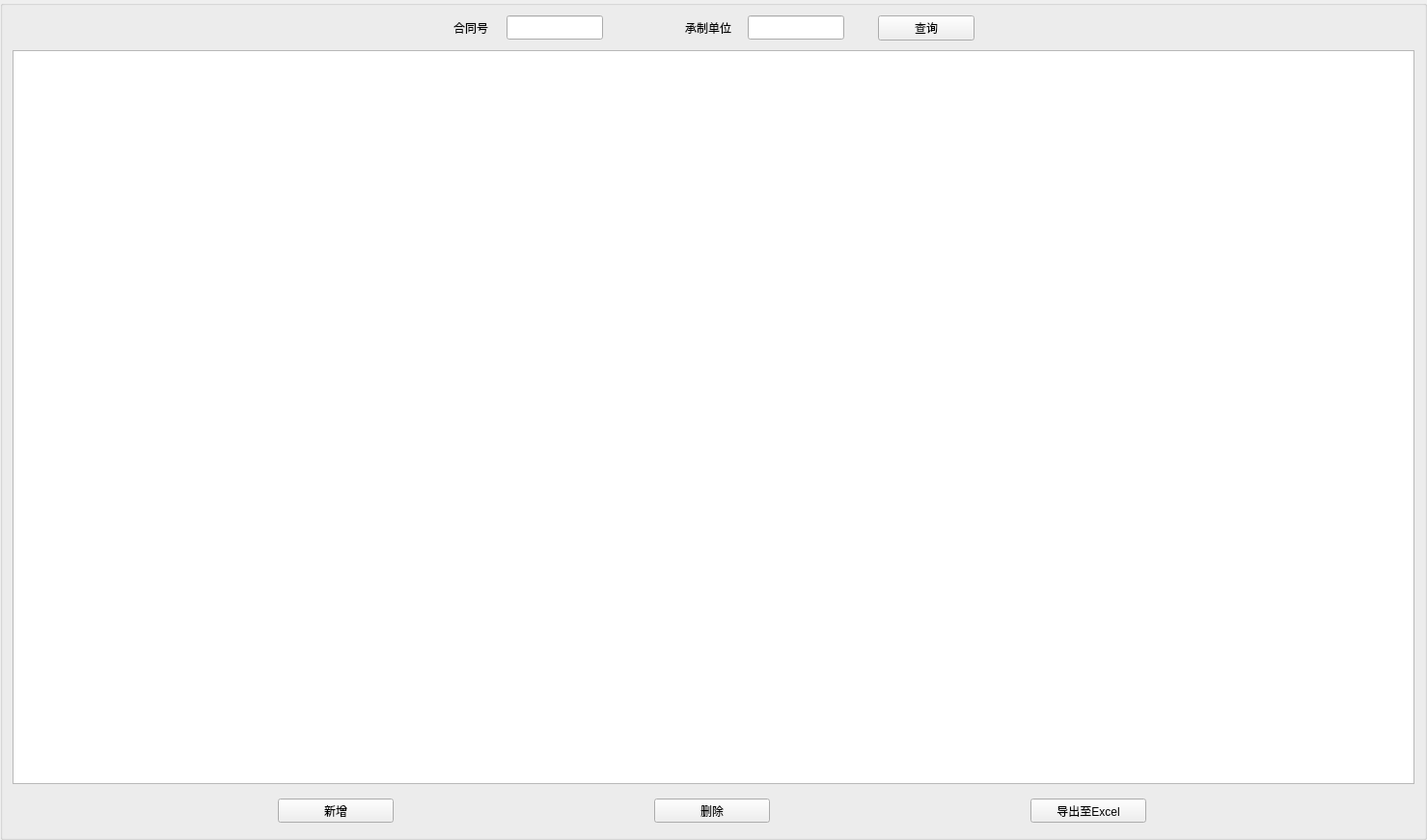
<?xml version="1.0" encoding="UTF-8"?>
<ui version="4.0">
 <class>Form</class>
 <widget class="QWidget" name="Form">
  <property name="geometry">
   <rect>
    <x>0</x>
    <y>0</y>
    <width>1479</width>
    <height>871</height>
   </rect>
  </property>
  <property name="windowTitle">
   <string>阵地工程</string>
  </property>
  <layout class="QHBoxLayout" name="horizontalLayout_5">
   <property name="spacing">
    <number>0</number>
   </property>
   <property name="leftMargin">
    <number>0</number>
   </property>
   <property name="topMargin">
    <number>0</number>
   </property>
   <property name="rightMargin">
    <number>0</number>
   </property>
   <property name="bottomMargin">
    <number>0</number>
   </property>
   <item>
    <widget class="QGroupBox" name="groupBox_2">
     <property name="title">
      <string/>
     </property>
     <layout class="QGridLayout" name="gridLayout_2">
      <property name="leftMargin">
       <number>10</number>
      </property>
      <property name="topMargin">
       <number>0</number>
      </property>
      <property name="rightMargin">
       <number>10</number>
      </property>
      <property name="bottomMargin">
       <number>0</number>
      </property>
      <property name="spacing">
       <number>0</number>
      </property>
      <item row="0" column="1">
       <layout class="QVBoxLayout" name="verticalLayout_2">
        <property name="spacing">
         <number>0</number>
        </property>
        <item>
         <spacer name="horizontalSpacer_9">
          <property name="orientation">
           <enum>Qt::Horizontal</enum>
          </property>
          <property name="sizeHint" stdset="0">
           <size>
            <width>40</width>
            <height>10</height>
           </size>
          </property>
         </spacer>
        </item>
        <item>
         <layout class="QGridLayout" name="gridLayout">
          <property name="spacing">
           <number>5</number>
          </property>
          <item row="2" column="8">
           <widget class="QPushButton" name="pb_select">
            <property name="minimumSize">
             <size>
              <width>100</width>
              <height>25</height>
             </size>
            </property>
            <property name="text">
             <string>查询</string>
            </property>
           </widget>
          </item>
          <item row="2" column="0">
           <spacer name="horizontalSpacer_4">
            <property name="orientation">
             <enum>Qt::Horizontal</enum>
            </property>
            <property name="sizeHint" stdset="0">
             <size>
              <width>40</width>
              <height>20</height>
             </size>
            </property>
           </spacer>
          </item>
          <item row="2" column="2">
           <widget class="QLineEdit" name="le_contactNo">
            <property name="sizePolicy">
             <sizepolicy hsizetype="Maximum" vsizetype="Fixed">
              <horstretch>0</horstretch>
              <verstretch>0</verstretch>
             </sizepolicy>
            </property>
            <property name="minimumSize">
             <size>
              <width>100</width>
              <height>25</height>
             </size>
            </property>
            <property name="maximumSize">
             <size>
              <width>100</width>
              <height>25</height>
             </size>
            </property>
           </widget>
          </item>
          <item row="2" column="5">
           <spacer name="horizontalSpacer_11">
            <property name="orientation">
             <enum>Qt::Horizontal</enum>
            </property>
            <property name="sizeType">
             <enum>QSizePolicy::Maximum</enum>
            </property>
            <property name="sizeHint" stdset="0">
             <size>
              <width>10</width>
              <height>10</height>
             </size>
            </property>
           </spacer>
          </item>
          <item row="2" column="6">
           <widget class="QLineEdit" name="le_Unit">
            <property name="sizePolicy">
             <sizepolicy hsizetype="Maximum" vsizetype="Fixed">
              <horstretch>0</horstretch>
              <verstretch>0</verstretch>
             </sizepolicy>
            </property>
            <property name="maximumSize">
             <size>
              <width>100</width>
              <height>25</height>
             </size>
            </property>
           </widget>
          </item>
          <item row="2" column="7">
           <spacer name="horizontalSpacer_3">
            <property name="orientation">
             <enum>Qt::Horizontal</enum>
            </property>
            <property name="sizeType">
             <enum>QSizePolicy::Fixed</enum>
            </property>
            <property name="sizeHint" stdset="0">
             <size>
              <width>30</width>
              <height>20</height>
             </size>
            </property>
           </spacer>
          </item>
          <item row="2" column="1">
           <widget class="QLabel" name="label_2">
            <property name="minimumSize">
             <size>
              <width>50</width>
              <height>25</height>
             </size>
            </property>
            <property name="maximumSize">
             <size>
              <width>100</width>
              <height>25</height>
             </size>
            </property>
            <property name="text">
             <string>合同号</string>
            </property>
           </widget>
          </item>
          <item row="2" column="3">
           <spacer name="horizontalSpacer_2">
            <property name="orientation">
             <enum>Qt::Horizontal</enum>
            </property>
            <property name="sizeType">
             <enum>QSizePolicy::Fixed</enum>
            </property>
            <property name="sizeHint" stdset="0">
             <size>
              <width>80</width>
              <height>20</height>
             </size>
            </property>
           </spacer>
          </item>
          <item row="2" column="9">
           <spacer name="horizontalSpacer_8">
            <property name="orientation">
             <enum>Qt::Horizontal</enum>
            </property>
            <property name="sizeHint" stdset="0">
             <size>
              <width>40</width>
              <height>20</height>
             </size>
            </property>
           </spacer>
          </item>
          <item row="2" column="4">
           <widget class="QLabel" name="label_3">
            <property name="sizePolicy">
             <sizepolicy hsizetype="Maximum" vsizetype="Preferred">
              <horstretch>0</horstretch>
              <verstretch>0</verstretch>
             </sizepolicy>
            </property>
            <property name="minimumSize">
             <size>
              <width>50</width>
              <height>25</height>
             </size>
            </property>
            <property name="maximumSize">
             <size>
              <width>150</width>
              <height>25</height>
             </size>
            </property>
            <property name="text">
             <string>承制单位</string>
            </property>
           </widget>
          </item>
         </layout>
        </item>
        <item>
         <spacer name="horizontalSpacer_6">
          <property name="orientation">
           <enum>Qt::Horizontal</enum>
          </property>
          <property name="sizeHint" stdset="0">
           <size>
            <width>40</width>
            <height>10</height>
           </size>
          </property>
         </spacer>
        </item>
        <item>
         <widget class="QTableWidget" name="tw_result">
          <property name="minimumSize">
           <size>
            <width>400</width>
            <height>200</height>
           </size>
          </property>
          <property name="maximumSize">
           <size>
            <width>16777215</width>
            <height>16777215</height>
           </size>
          </property>
         </widget>
        </item>
        <item>
         <spacer name="horizontalSpacer_7">
          <property name="orientation">
           <enum>Qt::Horizontal</enum>
          </property>
          <property name="sizeHint" stdset="0">
           <size>
            <width>10</width>
            <height>10</height>
           </size>
          </property>
         </spacer>
        </item>
        <item>
         <layout class="QHBoxLayout" name="horizontalLayout">
          <property name="leftMargin">
           <number>5</number>
          </property>
          <property name="topMargin">
           <number>5</number>
          </property>
          <property name="rightMargin">
           <number>5</number>
          </property>
          <property name="bottomMargin">
           <number>5</number>
          </property>
          <item>
           <widget class="QToolButton" name="tb_add">
            <property name="minimumSize">
             <size>
              <width>50</width>
              <height>25</height>
             </size>
            </property>
            <property name="maximumSize">
             <size>
              <width>120</width>
              <height>50</height>
             </size>
            </property>
            <property name="text">
             <string>新增</string>
            </property>
           </widget>
          </item>
          <item>
           <widget class="QToolButton" name="tb_del">
            <property name="minimumSize">
             <size>
              <width>50</width>
              <height>25</height>
             </size>
            </property>
            <property name="maximumSize">
             <size>
              <width>120</width>
              <height>50</height>
             </size>
            </property>
            <property name="text">
             <string>删除</string>
            </property>
           </widget>
          </item>
          <item>
           <widget class="QToolButton" name="tb_outputToExcel">
            <property name="maximumSize">
             <size>
              <width>120</width>
              <height>50</height>
             </size>
            </property>
            <property name="text">
             <string>导出至Excel</string>
            </property>
           </widget>
          </item>
         </layout>
        </item>
       </layout>
      </item>
      <item row="0" column="0">
       <widget class="QWidget" name="wg_directory" native="true">
        <property name="sizePolicy">
         <sizepolicy hsizetype="Fixed" vsizetype="Preferred">
          <horstretch>0</horstretch>
          <verstretch>0</verstretch>
         </sizepolicy>
        </property>
        <layout class="QHBoxLayout" name="horizontalLayout_4">
         <property name="spacing">
          <number>0</number>
         </property>
         <property name="leftMargin">
          <number>0</number>
         </property>
         <property name="topMargin">
          <number>0</number>
         </property>
         <property name="rightMargin">
          <number>0</number>
         </property>
         <property name="bottomMargin">
          <number>0</number>
         </property>
        </layout>
       </widget>
      </item>
      <item row="1" column="1">
       <spacer name="horizontalSpacer_12">
        <property name="orientation">
         <enum>Qt::Horizontal</enum>
        </property>
        <property name="sizeHint" stdset="0">
         <size>
          <width>10</width>
          <height>10</height>
         </size>
        </property>
       </spacer>
      </item>
     </layout>
    </widget>
   </item>
   <item>
    <widget class="QWidget" name="widget" native="true">
     <property name="sizePolicy">
      <sizepolicy hsizetype="Fixed" vsizetype="Preferred">
       <horstretch>0</horstretch>
       <verstretch>0</verstretch>
      </sizepolicy>
     </property>
     <property name="minimumSize">
      <size>
       <width>0</width>
       <height>755</height>
      </size>
     </property>
    </widget>
   </item>
  </layout>
 </widget>
 <resources/>
 <connections/>
</ui>
